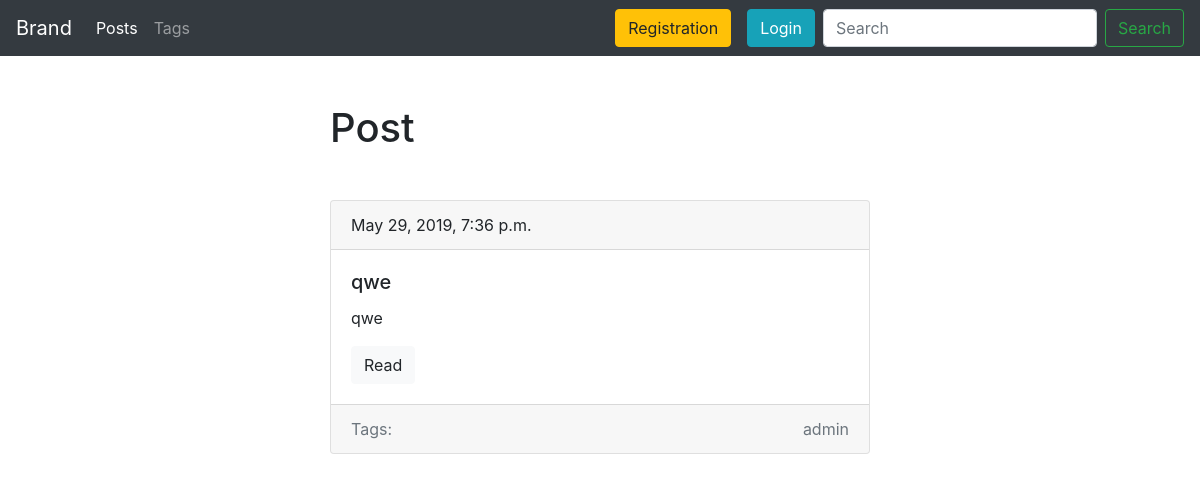
Page /blog/ on the earlier database version.
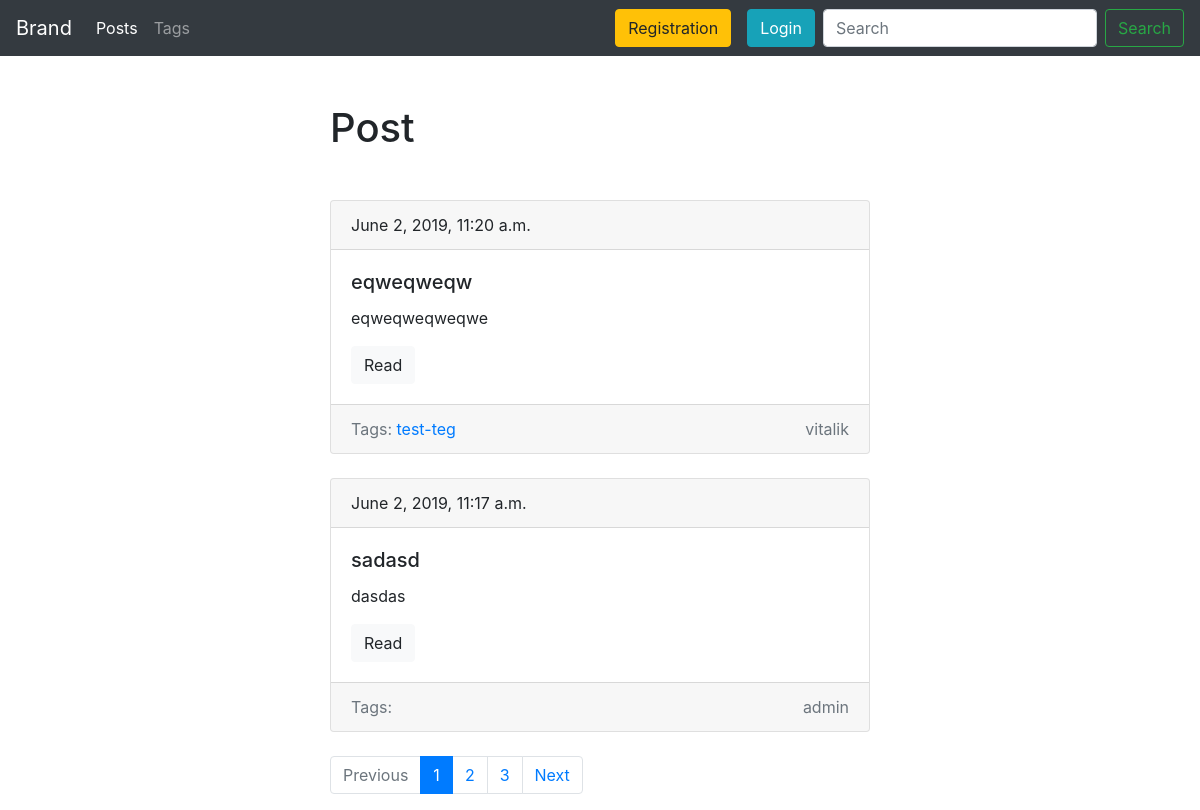
Same page on the later database version.
### blog/models.py (models this page shows, shortened)
class Post(models.Model):
    id = models.AutoField(auto_created=True, primary_key=True, serialize=False, verbose_name='ID')
    title = models.CharField(max_length=50, db_index=True)
    slug = models.SlugField(max_length=50, blank=True, unique=True)
    body = models.TextField(blank=True, db_index=True)
    tags = models.ManyToManyField('Tag', blank=True, related_name='posts')
    date_pub = models.DateTimeField(auto_now_add=True)
    author = models.ForeignKey(User, on_delete=models.CASCADE, default=User)
    def get_absolute_url(self):
        return reverse("post_detail_url", kwargs={"slug": self.slug})
    class Meta:
        ordering = ['-date_pub']

class Tag(models.Model):
    id = models.AutoField(auto_created=True, primary_key=True, serialize=False, verbose_name='ID')
    title = models.CharField(max_length=50)
    slug = models.SlugField(max_length=50, unique=True)
    def get_absolute_url(self):
        return reverse("tag_detail_url", kwargs={"slug": self.slug})
    class Meta:
        ordering = ['title']

### blog/views.py (the view)
# urls.py: path('', posts_list, name='posts_list_url'),
def posts_list(request):
    search_query = request.GET.get('search', '')
    if search_query:
        posts = Post.objects.filter(Q(title__icontains=search_query) | Q(body__icontains=search_query))
    else:
        posts = Post.objects.all()
    paginator = Paginator(posts, 2)
    page_number = request.GET.get('page', 1)
    page = paginator.get_page(page_number)
    is_paginated = page.has_other_pages()
    if page.has_previous():
        prev_url = '?page={}'.format(page.previous_page_number())
    else:
        prev_url = ''
    if page.has_next():
        next_url = '?page={}'.format(page.next_page_number())
    else:
        next_url = ''
    context = {
        'page_object': page,
        'is_paginated': is_paginated,
        'next_url': next_url,
        'prev_url': prev_url
    }
    return render(request, 'blog/index.html', context=context)

### blog/templates/blog/index.html (shortened to what this page needs)
{% extends 'blog/base_blog.html' %}
{% block content %}
    <h1 class="mb-5">Post</h1>
    {% for post in page_object.object_list %}
        {% include 'blog/includes/post_cart_template.html' %}
    {% endfor %}
{% endblock %}

### blog/templates/blog/base_blog.html (shortened to what this page needs)
{% extends 'base.html' %}

### templates/base.html (shortened to what this page needs)
{% load static %}
<!DOCTYPE html>
<html lang="en">
<head>
    <link rel="stylesheet" href="https://stackpath.bootstrapcdn.com/bootstrap/4.3.1/css/bootstrap.min.css"
>
    <link rel="stylesheet" href="{% static 'css/style.css' %}">
</head>
<body>
<nav class="navbar navbar-expand-lg navbar-dark bg-dark">
    <div class="collapse navbar-collapse" id="navbarTogglerDemo01">
        <a class="navbar-brand" href="/">Brand</a>
        <ul class="navbar-nav mr-auto mt-2 mt-lg-0">
            <li class="nav-item active">
                <a class="nav-link" href="{% url 'posts_list_url' %}">Posts</a>
            </li>
            <li class="nav-item">
                <a class="nav-link" href="{% url 'tags_list_url' %}">Tags</a>
            </li>
        </ul>
        <div class="form-inline">
            {% if user.is_authenticated %}
                <a class="btn btn-success mx-2" type="button" href="{% url 'profile' %}">Profile</a>
                <a class="btn btn-danger mx-2" type="button" href="{% url 'logout' %}">Logout</a>
            {% else %}
                <a class="btn btn-warning mx-2" type="button" href="{% url 'registration' %}">Registration</a>
                <a class="btn btn-info mx-2" type="button" href="{% url 'login' %}">Login</a>
            {% endif %}
        </div>
        <form class="form-inline my-2 my-lg-0" action="{% url 'posts_list_url' %}">
            <input class="form-control mr-sm-2" type="search" placeholder="Search" aria-label="Search" name="search">
            <button class="btn btn-outline-success my-2 my-sm-0" type="submit">Search</button>
        </form>
    </div>
</nav>
<div class="container mt-5">
    <div class="row">
        <div class="col-6 offset-md-3">
            {% block content %}{% endblock %}
            {% if is_paginated %}
                <nav aria-label="Page navigation example">
                    <ul class="pagination">
                        <li class="page-item {% if not prev_url %} disabled {% endif %}"><a class="page-link"
                                                                                            href="{{ prev_url }}">Previous</a>
                        </li>
                        {% for n in page_object.paginator.page_range %}
                            {% if page_object.number == n %}
                                <li class="page-item active"><span class="page-link">{{ n }}</span></li>
                            {% elif n > page_object.number|add:-3 and n < page_object.number|add:3 %}
                                <li class="page-item"><a class="page-link" href="?page={{ n }}">{{ n }}</a></li>
                            {% endif %}
                        {% endfor %}
                        <li class="page-item {% if not next_url %} disabled {% endif %}"><a class="page-link"
                                                                                            href="{{ next_url }}">Next</a>
                        </li>
                    </ul>
                </nav>
            {% endif %}
        </div>
    </div>
</div>
</body>
</html>

### blog/templates/blog/includes/post_cart_template.html
<div class="card mb-4">
    <div class="card-header">
        {{ post.date_pub }}
    </div>
    <div class="card-body">
        <h5 class="card-title">{{ post.title }}</h5>
        <p class="card-text">{{ post.body|truncatewords:15 }}</p>
        <a href="{{ post.get_absolute_url }}" class="btn btn-light">Read</a>
    </div>
    <div class="card-footer text-muted">
        <div class="row">
            <div class="col-md-8">
                Tags:
                {% for tag in post.tags.all %}
                    <a href="{{tag.get_absolute_url}}">{{tag.title}}</a>
                {% endfor %}
            </div>
            <div class="col-md-4 text-right">{{ post.author }}</div>
        </div>
    </div>
</div>

Differences in the rows shown:
removed Post: date_pub "May 29, 2019, 7:36 p.m.", title "qwe", body "qwe", author "admin"
added Post: date_pub "June 2, 2019, 11:20 a.m.", title "eqweqweqw", body "eqweqweqweqwe", author "vitalik"
added Tag: title "test-teg"
added Post: date_pub "June 2, 2019, 11:17 a.m.", title "sadasd", body "dasdas", author "admin"
Other differences:
text now shown: "Previous Next"
new list line: "1"
new list line: "2"
new list line: "3"
